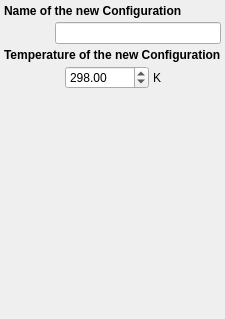
     <widget class="QWidget" name="FinishPage">
      <layout class="QVBoxLayout" name="verticalLayout_6">
       <property name="spacing">
        <number>4</number>
       </property>
       <property name="leftMargin">
        <number>4</number>
       </property>
       <property name="topMargin">
        <number>4</number>
       </property>
       <property name="rightMargin">
        <number>4</number>
       </property>
       <property name="bottomMargin">
        <number>4</number>
       </property>
       <item>
        <widget class="QLabel" name="TopLabel">
         <property name="sizePolicy">
          <sizepolicy hsizetype="Expanding" vsizetype="Preferred">
           <horstretch>0</horstretch>
           <verstretch>0</verstretch>
          </sizepolicy>
         </property>
         <property name="font">
          <font>
           <weight>75</weight>
           <bold>true</bold>
          </font>
         </property>
         <property name="text">
          <string>Name of the new Configuration</string>
         </property>
        </widget>
       </item>
       <item>
        <layout class="QHBoxLayout" name="horizontalLayout">
         <property name="spacing">
          <number>4</number>
         </property>
         <item>
          <spacer name="horizontalSpacer">
           <property name="orientation">
            <enum>Qt::Horizontal</enum>
           </property>
           <property name="sizeType">
            <enum>QSizePolicy::Fixed</enum>
           </property>
           <property name="sizeHint" stdset="0">
            <size>
             <width>40</width>
             <height>20</height>
            </size>
           </property>
          </spacer>
         </item>
         <item>
          <widget class="CheckIndicator" name="FinishNameIndicator">
           <property name="sizePolicy">
            <sizepolicy hsizetype="Minimum" vsizetype="Minimum">
             <horstretch>0</horstretch>
             <verstretch>0</verstretch>
            </sizepolicy>
           </property>
           <property name="text">
            <string/>
           </property>
          </widget>
         </item>
         <item>
          <widget class="QLineEdit" name="FinishNameEdit"/>
         </item>
        </layout>
       </item>
       <item>
        <widget class="QLabel" name="TopLabel_8">
         <property name="sizePolicy">
          <sizepolicy hsizetype="Expanding" vsizetype="Preferred">
           <horstretch>0</horstretch>
           <verstretch>0</verstretch>
          </sizepolicy>
         </property>
         <property name="font">
          <font>
           <weight>75</weight>
           <bold>true</bold>
          </font>
         </property>
         <property name="text">
          <string>Temperature of the new Configuration</string>
         </property>
        </widget>
       </item>
       <item>
        <layout class="QHBoxLayout" name="horizontalLayout_7">
         <item>
          <spacer name="horizontalSpacer_12">
           <property name="orientation">
            <enum>Qt::Horizontal</enum>
           </property>
           <property name="sizeHint" stdset="0">
            <size>
             <width>40</width>
             <height>20</height>
            </size>
           </property>
          </spacer>
         </item>
         <item>
          <widget class="ExponentialSpin" name="FinishTemperatureSpin">
           <property name="sizePolicy">
            <sizepolicy hsizetype="Expanding" vsizetype="Fixed">
             <horstretch>0</horstretch>
             <verstretch>0</verstretch>
            </sizepolicy>
           </property>
           <property name="maximum">
            <double>10000000.000000000000000</double>
           </property>
           <property name="value">
            <double>298.000000000000000</double>
           </property>
          </widget>
         </item>
         <item>
          <widget class="QLabel" name="label_12">
           <property name="text">
            <string>K</string>
           </property>
          </widget>
         </item>
         <item>
          <spacer name="horizontalSpacer_13">
           <property name="orientation">
            <enum>Qt::Horizontal</enum>
           </property>
           <property name="sizeHint" stdset="0">
            <size>
             <width>40</width>
             <height>20</height>
            </size>
           </property>
          </spacer>
         </item>
        </layout>
       </item>
       <item>
        <spacer name="verticalSpacer_2">
         <property name="orientation">
          <enum>Qt::Vertical</enum>
         </property>
         <property name="sizeHint" stdset="0">
          <size>
           <width>20</width>
           <height>226</height>
          </size>
         </property>
        </spacer>
       </item>
      </layout>
     </widget>
